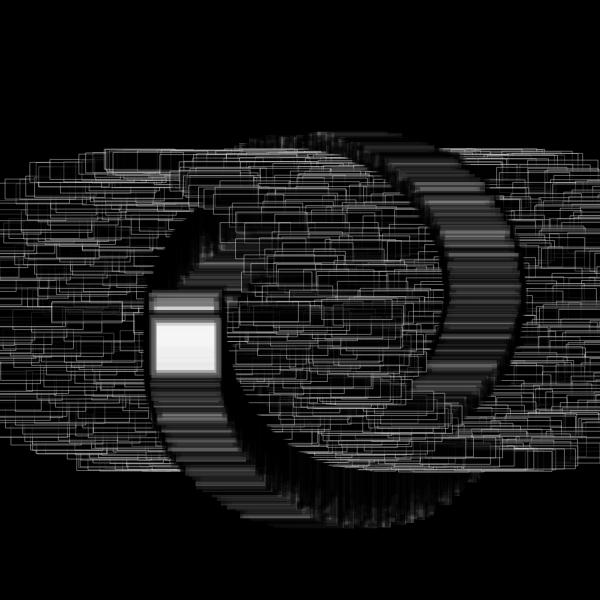
Frame 1 (no input)
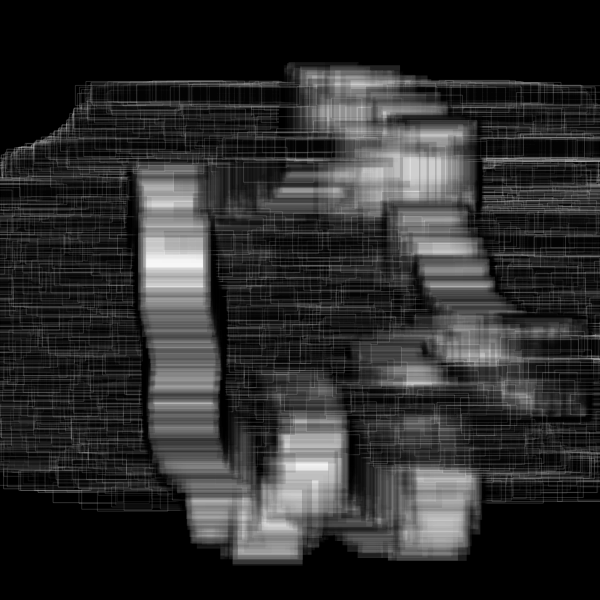
Frame 60 (no input)
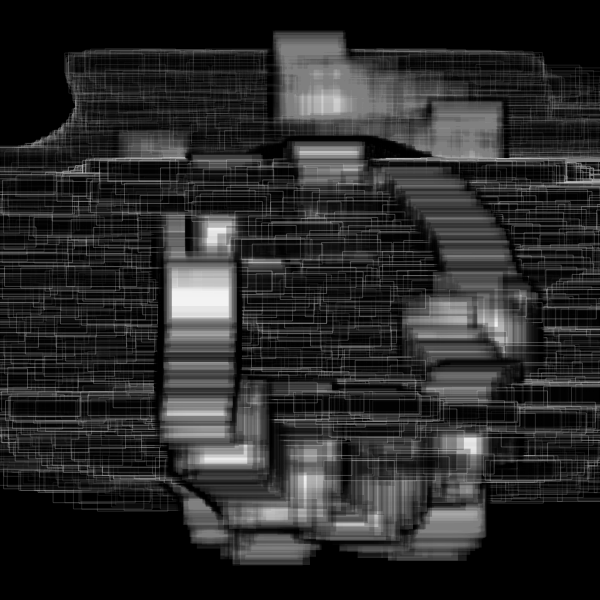
Frame 120 (the mouse pressed at the canvas centre since frame 60)

The p5.js sketch that drew these frames (run headless with seeded random() and noise() and a simulated clock; from frame 60 on, the mouse is pressed at the canvas centre):

// p5.js sketch
// ── sketch.js
/* Forked from  Roni Kaufman
 inspired by https://twitter.com/dmitricherniak/status/1214888292421951488?s=09
Fork and modifications by Nina Lutz
*/

let particles = [];
let circles = [];
let squiggliness = 1/500;
let interval;
let margin = 20;
let theEnd = false;
let r = 150;
let noiseFactor = 10;
let baseHue;

function setup() {

  var canvas;
  if(windowWidth>=600 && windowHeight >=600){
    canvas = createCanvas(600, 600);
  }
  else{
    canvas = createCanvas(windowWidth, windowHeight - 100);
  }

  var x = (windowWidth - width) / 2;
  var y = (windowHeight - height) / 2;

  canvas.position(x, y);

  noStroke();
  
  updateParticles();
    background(0)


  interval = setInterval(updateParticles, 5000);
}

function draw() {
  background(0, 1)
  if (theEnd) {
    noLoop();
  } else {
    for (let p of particles) {
      p.draw();
      p.move();
    }
  }
}

function updateParticles() {
  particles = [];
  let xCenter = width/2;
  let yCenter = height/2;
  let n = r*10;
  for (let i = 0; i < n; i++) {
    let theta = map(i, 0, n, -PI, PI);
    let x_ = xCenter + r*cos(theta);
    let y_ = yCenter + r*sin(theta);
    let s_ = 2;
    let sat_ = random(noiseFactor/100, 200);
    let val_ = random(0, noiseFactor*20);
    particles.push(new Particle(x_, y_, s_, sat_, val_));
  }
  r -= 14;
  noiseFactor += 10;
  baseHue += 0;
  if (r < 20) {
    clearInterval(interval);
    theEnd = true;
  }
}

function Particle(x_, y_, s_, sat_, val_) {
  this.x = x_; // x
  this.y = y_; // y
  this.size = s_; // size
  this.sat = sat_; // saturation
  this.val = val_; // value
  
  this.alpha = 100;
  this.dist = 1.2;
  
  this.move = function() {
    let theta = noise(this.x * squiggliness, this.y * squiggliness)*PI*noiseFactor;
    fill(baseHue%20, this.sat, this.val, this.alpha);
    let v = p5.Vector.fromAngle(theta, this.dist);
    this.x += v.x;
    this.y += v.y;
    //this.dist *= 0.999;
    this.alpha *= 0.985;
    this.size *= 0.985;
  }
  
  this.draw = function() {
    //fill(100, this.alpha);
    fill(0, this.alpha)
    stroke(244, this.alpha)
    strokeWeight(1)
    rect(this.x + random(-210, 200), this.y + random(-2, 2), 70, 20);
    stroke(0, this.alpha)
    strokeWeight(10)
    fill(244, this.alpha)
    rect(this.x + random(-2, 2), this.y + random(-20, 20), 70, 60);

  }
}

function intersectsWithOtherCircles(x_, y_, r_) {
  for (let c of circles) {
    if (dist(c.x, c.y, x_, y_) < c.r + r_ + margin) {
      return true;
    }
  }
  circles.push({x: x_, y: y_, r: r_});
  return false;
}
